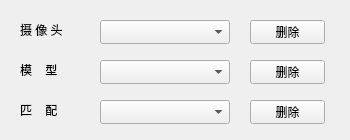
<?xml version="1.0" encoding="UTF-8"?>
<ui version="4.0">
 <class>DeleteResourse</class>
 <widget class="QWidget" name="DeleteResourse">
  <property name="geometry">
   <rect>
    <x>0</x>
    <y>0</y>
    <width>350</width>
    <height>140</height>
   </rect>
  </property>
  <property name="minimumSize">
   <size>
    <width>350</width>
    <height>140</height>
   </size>
  </property>
  <property name="maximumSize">
   <size>
    <width>350</width>
    <height>140</height>
   </size>
  </property>
  <property name="windowTitle">
   <string>删除资源</string>
  </property>
  <widget class="QLabel" name="cameraLabel">
   <property name="geometry">
    <rect>
     <x>20</x>
     <y>20</y>
     <width>60</width>
     <height>20</height>
    </rect>
   </property>
   <property name="text">
    <string>摄 像 头</string>
   </property>
  </widget>
  <widget class="QLabel" name="modelLabel">
   <property name="geometry">
    <rect>
     <x>20</x>
     <y>60</y>
     <width>60</width>
     <height>20</height>
    </rect>
   </property>
   <property name="text">
    <string>模    型</string>
   </property>
  </widget>
  <widget class="QLabel" name="connectionLabel">
   <property name="geometry">
    <rect>
     <x>20</x>
     <y>100</y>
     <width>60</width>
     <height>20</height>
    </rect>
   </property>
   <property name="text">
    <string>匹    配</string>
   </property>
  </widget>
  <widget class="QComboBox" name="cameraBox">
   <property name="geometry">
    <rect>
     <x>100</x>
     <y>20</y>
     <width>130</width>
     <height>24</height>
    </rect>
   </property>
  </widget>
  <widget class="QComboBox" name="modelBox">
   <property name="geometry">
    <rect>
     <x>100</x>
     <y>60</y>
     <width>130</width>
     <height>24</height>
    </rect>
   </property>
  </widget>
  <widget class="QComboBox" name="connectionBox">
   <property name="geometry">
    <rect>
     <x>100</x>
     <y>100</y>
     <width>130</width>
     <height>24</height>
    </rect>
   </property>
  </widget>
  <widget class="QPushButton" name="delCameraBtn">
   <property name="geometry">
    <rect>
     <x>250</x>
     <y>20</y>
     <width>75</width>
     <height>24</height>
    </rect>
   </property>
   <property name="text">
    <string>删除</string>
   </property>
  </widget>
  <widget class="QPushButton" name="delModelBtn">
   <property name="geometry">
    <rect>
     <x>250</x>
     <y>60</y>
     <width>75</width>
     <height>24</height>
    </rect>
   </property>
   <property name="text">
    <string>删除</string>
   </property>
  </widget>
  <widget class="QPushButton" name="delConnnectionBtn">
   <property name="geometry">
    <rect>
     <x>250</x>
     <y>100</y>
     <width>75</width>
     <height>24</height>
    </rect>
   </property>
   <property name="text">
    <string>删除</string>
   </property>
  </widget>
 </widget>
 <resources/>
 <connections/>
</ui>
